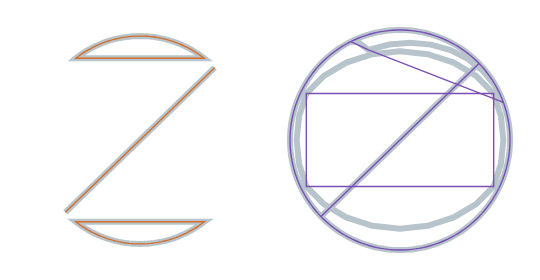

Specify this chart in Vega-Lite:
### Vega specification from a JSON file in a GitHub repository (floating-point values rounded to 4 significant figures)
{"$schema": "https://vega.github.io/schema/vega/v6.json", "description": "A projection's `precision` is the threshold of its adaptive resampler: a straight line on the globe is a curve on the map, and the resampler keeps bisecting a segment while the midpoint of the great circle is further than this from the straight line between its ends. Zero turns it off, which is what a chart asks for when it wants the vertices it gave and nothing interpolated. Each row here is the same geometry twice, once at the default and once at zero, through a projection that clips to a cap: the gnomonic's is 60 degrees and the orthographic's is the hemisphere facing the reader, so every line here leaves the map and the clip has to put a point on the edge where it goes. That point is the one worth drawing this for. The clip emits it with a marker on it, so that a ring closing on itself can be told from one whose two ends merely landed together — and a marker is a thing to be dropped rather than carried once the clipping is over, because the stage after it projects.", "width": 260, "height": 130, "padding": 5, "background": "white", "data": [{"name": "lines", "values": {"type": "FeatureCollection", "features": [{"type": "Feature", "properties": {}, "geometry": {"type": "LineString", "coordinates": [[-120, -40], [0, 0], [120, 40]]}}, {"type": "Feature", "properties": {}, "geometry": {"type": "LineString", "coordinates": [[-150, 30], [-30, 55], [90, 20]]}}, {"type": "Feature", "properties": {}, "geometry": {"type": "Polygon", "coordinates": [[[-70, -25], [70, -25], [70, 25], [-70, 25], [-70, -25]]]}}]}, "format": {"type": "json", "property": "features"}}], "projections": [{"name": "gnomonic", "type": "gnomonic", "scale": 30, "translate": [65, 65]}, {"name": "gnomonicCrisp", "type": "gnomonic", "scale": 30, "translate": [65, 65], "precision": 0}, {"name": "orthographic", "type": "orthographic", "scale": 55, "translate": [195, 65]}, {"name": "orthographicCrisp", "type": "orthographic", "scale": 55, "translate": [195, 65], "precision": 0}], "marks": [{"type": "shape", "from": {"data": "lines"}, "transform": [{"type": "geoshape", "projection": "gnomonic"}], "encode": {"enter": {"fill": {"value": null}, "stroke": {"value": "#b8c4cc"}, "strokeWidth": {"value": 3}}}}, {"type": "shape", "from": {"data": "lines"}, "transform": [{"type": "geoshape", "projection": "gnomonicCrisp"}], "encode": {"enter": {"fill": {"value": null}, "stroke": {"value": "#d36f2a"}, "strokeWidth": {"value": 0.7}}}}, {"type": "shape", "from": {"data": "lines"}, "transform": [{"type": "geoshape", "projection": "orthographic"}], "encode": {"enter": {"fill": {"value": null}, "stroke": {"value": "#b8c4cc"}, "strokeWidth": {"value": 3}}}}, {"type": "shape", "from": {"data": "lines"}, "transform": [{"type": "geoshape", "projection": "orthographicCrisp"}], "encode": {"enter": {"fill": {"value": null}, "stroke": {"value": "#7a4fb5"}, "strokeWidth": {"value": 0.7}}}}]}
